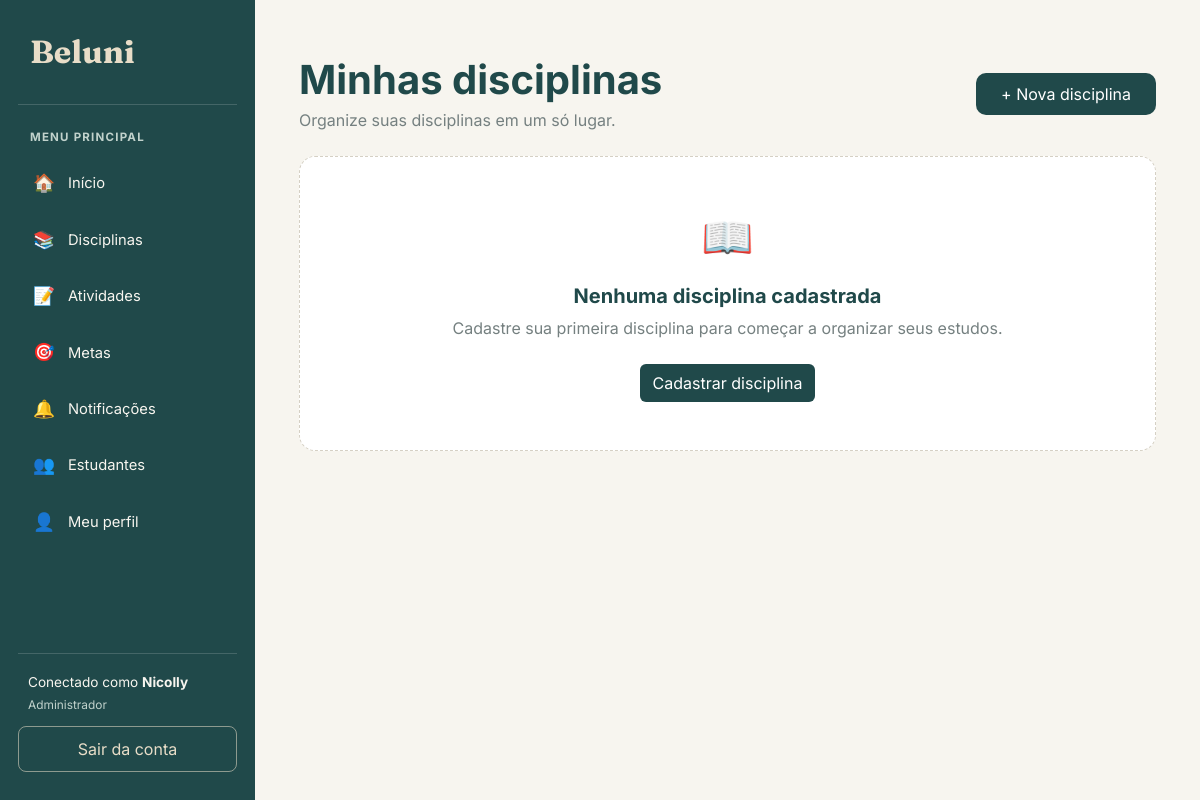
The page /disciplinas/ (signed in) on the database as committed earlier.
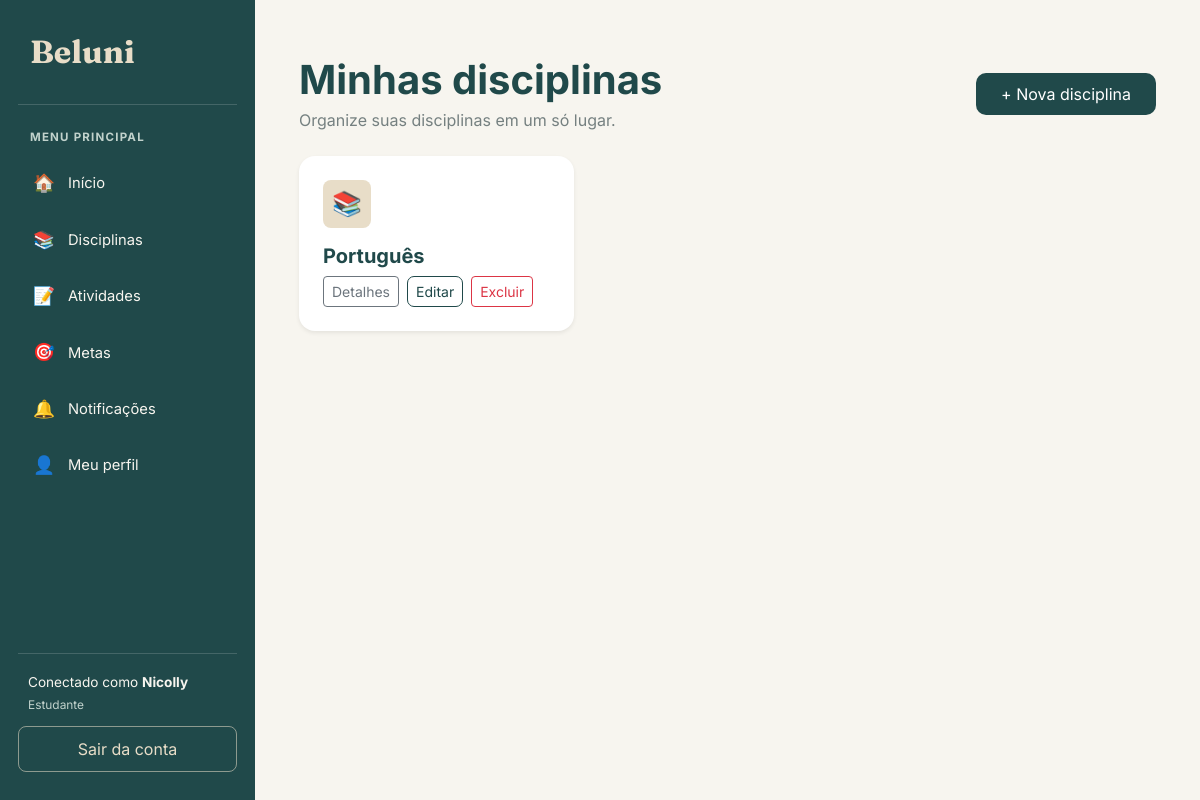
The same page on the database as committed later.
### disciplinas/models.py (models this page shows, shortened)
class Disciplina(models.Model):
    nomedisciplina = models.CharField(max_length=100)
    estudante = models.ForeignKey(
        'estudante.Estudante',
        on_delete=models.CASCADE
    )

### disciplinas/views.py (the view)
# urls.py: path('', views.listar_disciplinas, name='listar_disciplinas'),
@login_required
@permission_required('disciplinas.view_disciplina')
def listar_disciplinas(request):
    estudante = obter_estudante(request.user)
    disciplinas = Disciplina.objects.filter(
        estudante=estudante
    )
    return render(
        request,
        'disciplinas/listar.html',
        {'disciplinas': disciplinas}
    )

### disciplinas/views.py (called while the page is built)
def obter_estudante(usuario):
    return get_object_or_404(
        Estudante,
        pk=usuario.pk
    )

### disciplinas/templates/disciplinas/listar.html (shortened to what this page needs)
{% extends 'base.html' %}
{% block conteudo %}
<div class="container py-4">
    <div class="d-flex flex-wrap justify-content-between align-items-center gap-3 mb-4">
        <div>
            <h1 class="fw-bold mb-1" style="color: #20494A;">Minhas disciplinas</h1>
            <p class="mb-0" style="color: #758080;">
                Organize suas disciplinas em um só lugar.
            </p>
        </div>
        <a href="{% url 'criar_disciplina' %}"
           class="btn text-white px-4 py-2"
           style="background-color: #20494A; border-radius: 10px;">
            + Nova disciplina
        </a>
    </div>
    {% if disciplinas %}
        <div class="row g-3">
            {% for disciplina in disciplinas %}
                <div class="col-12 col-md-6 col-lg-4">
                    <div class="card h-100 border-0 shadow-sm"
                         style="background-color: #FFFFFF; border-radius: 16px;">
                        <div class="card-body p-4">
                            <div class="rounded-3 d-flex align-items-center justify-content-center mb-3"
                                 style="width: 48px; height: 48px; background-color: #E8DDC8;">
                                <span style="font-size: 24px;">📚</span>
                            </div>
                            <h5 class="fw-bold mb-2" style="color: #20494A;">
                                {{ disciplina.nomedisciplina }}
                            </h5>
                            <div class="d-flex flex-wrap gap-2">
                                <a href="{% url 'detalhar_disciplina' disciplina.id %}"
                                   class="btn btn-sm btn-outline-secondary">
                                    Detalhes
                                </a>
                                <a href="{% url 'editar_disciplina' disciplina.id %}"
                                   class="btn btn-sm btn-outline-primary">
                                    Editar
                                </a>
                                <a href="{% url 'excluir_disciplina' disciplina.id %}"
                                   class="btn btn-sm btn-outline-danger">
                                    Excluir
                                </a>
                            </div>
                        </div>
                    </div>
                </div>
            {% endfor %}
        </div>
    {% else %}
        <div class="text-center p-5 rounded-4"
             style="background-color: #FFFFFF; border: 1px dashed #D5D0C4;">
            <div style="font-size: 42px;">📖</div>
            <h5 class="fw-bold mt-3" style="color: #20494A;">
                Nenhuma disciplina cadastrada
            </h5>
            <p style="color: #758080;">
                Cadastre sua primeira disciplina para começar a organizar seus estudos.
            </p>
            <a href="{% url 'criar_disciplina' %}"
               class="btn text-white mt-2"
               style="background-color: #20494A;">
                Cadastrar disciplina
            </a>
        </div>
    {% endif %}
</div>
{% endblock %}

### templates/base.html (shortened to what this page needs)
{% load static %}
<!DOCTYPE html>
<html lang="pt-br">
<head>
    <link
        href="https://cdn.jsdelivr.net/npm/bootstrap@5.3.3/dist/css/bootstrap.min.css"
        rel="stylesheet"
    >
</head>
<body>
    <aside class="sidebar" id="sidebar">
        <a class="sidebar-brand" href="{% url 'inicio' %}">
            Beluni
        </a>
        <div class="sidebar-label">Menu principal</div>
        <ul class="sidebar-nav">
            <li>
                <a class="menu-link" href="{% url 'inicio' %}">
                    <span class="menu-icone">🏠</span>
                    Início
                </a>
            </li>
            <li>
                <a class="menu-link" href="{% url 'listar_disciplinas' %}">
                    <span class="menu-icone">📚</span>
                    Disciplinas
                </a>
            </li>
            <li>
                <a class="menu-link" href="{% url 'listar_atividades' %}">
                    <span class="menu-icone">📝</span>
                    Atividades
                </a>
            </li>
            <li>
                <a class="menu-link" href="{% url 'listar_metas' %}">
                    <span class="menu-icone">🎯</span>
                    Metas
                </a>
            </li>
            <li>
                <a class="menu-link" href="{% url 'notificacao:listar_notificacoes' %}">
                    <span class="menu-icone">🔔</span>
                    Notificações
                </a>
            </li>
            {% if perms.estudante.view_estudante %}
            <li>
                <a class="menu-link" href="{% url 'listar_estudantes' %}">
                    <span class="menu-icone">👥</span>
                    Estudantes
                </a>
            </li>
            {% endif %}
            <li>
                <a class="menu-link" href="{% url 'meu_perfil' %}">
                    <span class="menu-icone">👤</span>
                    Meu perfil
                </a>
            </li>
        </ul>
        <div class="sidebar-rodape">
            {% if request.user.is_authenticated %}
            <div class="usuario-info">
                Conectado como
                <strong>{{ request.user.first_name|default:request.user.username }}</strong>
                {% if request.user.is_superuser %}
                    <small>Administrador</small>
                {% elif perms.estudante.view_estudante %}
                    <small>Administrador</small>
                {% else %}
                    <small>Estudante</small>
                {% endif %}
            </div>
            <a class="btn-sair" href="{% url 'logout_estudante' %}">
                Sair da conta
            </a>
            {% endif %}
        </div>
    </aside>
    <main class="main-content">
        <div class="conteudo">
            {% block conteudo %}
            {% endblock %}
        </div>
    </main>
</body>
</html>

Rows that differ between the two databases and show on the page:
added Disciplina: nomedisciplina "Português"
Other text that changed with them:
text no longer shown: "👥 Estudantes Administrador 📖 Nenhuma disciplina cadastrada Cadastre sua primeira disciplina para começar a organizar seus estudos. Cadastrar disciplina"
text now shown: "Estudante"
